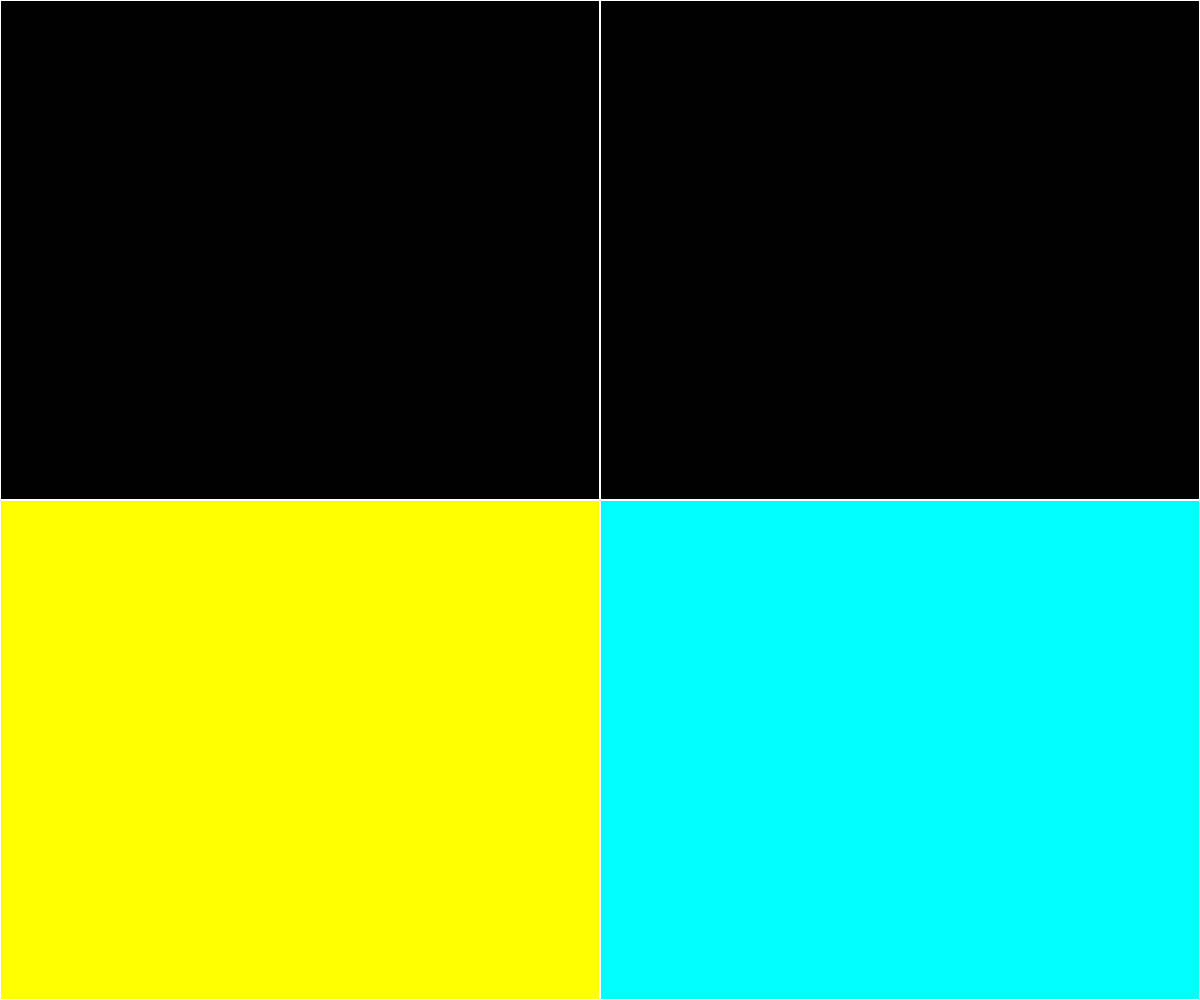
Frame 1 (no input)
Frame 60 (no input): identical to frame 1, image omitted
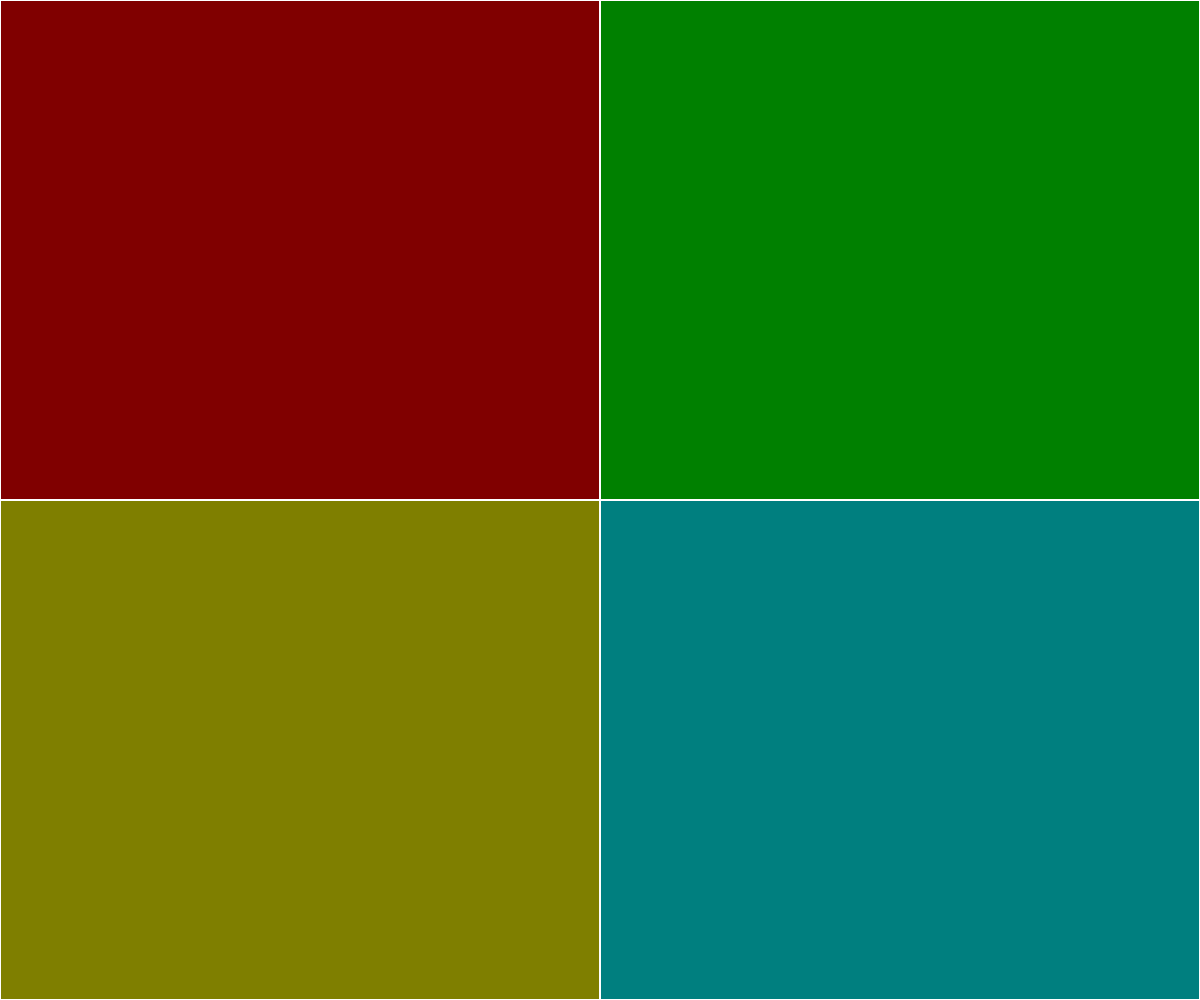
Frame 120 (the mouse pressed at the canvas centre since frame 60)

The p5.js sketch that drew these frames (run headless with seeded random() and noise() and a simulated clock; from frame 60 on, the mouse is pressed at the canvas centre):

// p5.js sketch
// ── sketch.js

function setup(){
  //the canvas will be the size of the window with this option selected
  createCanvas(windowWidth, windowHeight);
  //frameRate(24);
}
function draw() {
  strokeWeight(2);
  stroke(255);
  background(0);
  let mX = int(map(mouseX,0, windowWidth, 0, 256));
  let mY = int(map(mouseY,0, windowHeight, 0, 256));
  let mXI = int(map(mouseX,0, windowWidth, 255, -1));
  let mYI = int(map(mouseY,0, windowHeight, 255, -1));
  topRect(mX, 255,0, 0, 0, 0);
  topRect(mY, 0, 255, 0, 2, 0);
  topRect(mXI, 255, 255, 0, 0, 2);
  topRect(mYI, 0, 255, 255, 2, 2);
}
//a function to create the 4 top rects() and assign the opacity
function topRect(a, r, g, b, offX, offY){
  fill(r, g, b, a);
  //logic to avoid a divide by 0 "issue" (moving the rectangles to )
  if(offX == 0 || offY == 0){
    //more logic!
    if(offX == 0 && offY == 0){
      rect(0, 0, width/2, height/2);
      //Do i have a problem with math? yes.
    }else if(offX == 0 && offY != 0){
      rect(0, height/offY, width/2, height/2);
    }else if(offX != 0 && offY == 0){
      rect(width/offX, 0, width/2, height/2);
    }
  } else {
    rect(width/offX, height/offY, width/2, height/2);
  }

}
//a function to change the canvas size whaen the window is resized
function windowResized() {
  resizeCanvas(windowWidth, windowHeight);
}
